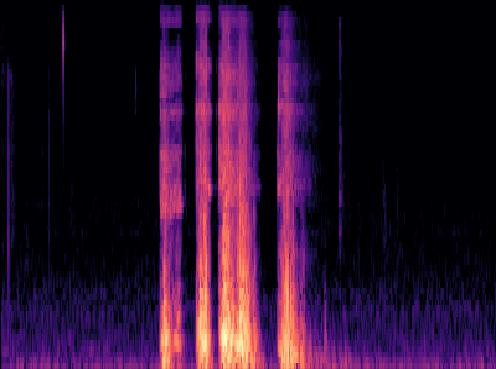

This chart was generated by the following Python code:
import os
from tkinter import image_names
import pandas as pd
import librosa
import librosa.display
import torch
import torchvision
from torchvision import datasets, transforms, models
import matplotlib.pyplot as plt
from matplotlib.pyplot import specgram
import numpy as np
import torch.nn as nn
import torch.optim as optim
from PIL import Image



load_path = './pth/DenseNet121_img_aihub.pth'
load_weights = torch.load(load_path, map_location={'cuda:0': 'cpu'})
# model = torchvision.models.densenet121(pretrained=False)
model = torchvision.models.densenet121(pretrained=True)
# first_conv_layer = [nn.Conv2d(1, 3, kernel_size=3, stride=1, padding=1, dilation=1, groups=1, bias=True)]
# first_conv_layer.extend(list(model.features))  
# model.features= nn.Sequential(*first_conv_layer )  
# model.classifier = nn.Linear(in_features=1024, out_features=4)
model.classifier = nn.Linear(in_features=1024, out_features=4)
criterion = nn.CrossEntropyLoss()
optimizer = optim.RMSprop(model.parameters() ,lr=0.00001, weight_decay=1e-6, momentum=0.9)
model.eval()
model.load_state_dict(load_weights)


class Testwav():
    def __init__(self, file, frame_length=0.025, frame_stride=0.010):
        self.file = file
        self.frame_length = frame_length
        self.frame_stride = frame_stride
    
    def __len__(self):
        return len(self.file)
    
    def __getitem__(self):
        audio_path = self.file
        X, sample_rate = librosa.load(audio_path, res_type='kaiser_fast',sr=16000,offset=0.0)
        sample_rate = sample_rate
        input_nfft = int(round(sample_rate*self.frame_length))
        input_stride = int(round(sample_rate*self.frame_stride))

        S = librosa.feature.melspectrogram(y=X, n_mels=64, n_fft=input_nfft, hop_length=input_stride)
        P = librosa.power_to_db(S, ref=np.max)


        return P


def getimg(data):

        fig = plt.figure()
        ax = fig.add_subplot(111)
        p = librosa.display.specshow(data ,ax=ax, sr=16000, hop_length=int(round(16000*0.025)), x_axis='time',y_axis='linear')
        extent = ax.get_window_extent().transformed(fig.dpi_scale_trans.inverted())

        fig.savefig('predict.jpg' , bbox_inches=extent)
        img_path = ('predict.jpg')
        plt.ioff()
        plt.close()
        return img_path


test_transforms = transforms.Compose([transforms.Resize(255),
                                      transforms.CenterCrop(224),
                                      transforms.ToTensor(),
                                      transforms.Normalize([0.485, 0.456, 0.406],
                                                           [0.229, 0.224, 0.225])])


class img2tensor():
    def __init__(self,data_path,transforms=test_transforms):
        self.data_path = getimg(Testwav(data_path).__getitem__())
        self.transforms = transforms

    def __len__(self):
        return len(self.data_path)

        
    def __getitem__(self):
        img_path = self.data_path
        image = Image.open(img_path)
        I = test_transforms(image)
        return I



class Predictor(object):
    def __init__(self, model, device ='cpu',  fp16=False ):
        self.model = model
        
        self.cls_name = {0:'angry', 1:'neutral', 2:'sad', 3:'happy'}
        self.device = device
        

    def predict(self, audio):
        audio_info = img2tensor(audio).__getitem__().unsqueeze(0)
        outputs = self.model(audio_info)
        probability = torch.softmax(outputs,1)
        probability = probability.squeeze()
        proba, idx = torch.max(probability, dim=0)
        emo_proba = proba.item()
        print(emo_proba)
        idx = idx.item()
        emo_label = self.cls_name[idx]
        print(emo_label)
        return emo_label

file = './predict_audio/' + os.listdir('./predict_audio')[0]


predictor = Predictor(model)
predictor.predict(file)
